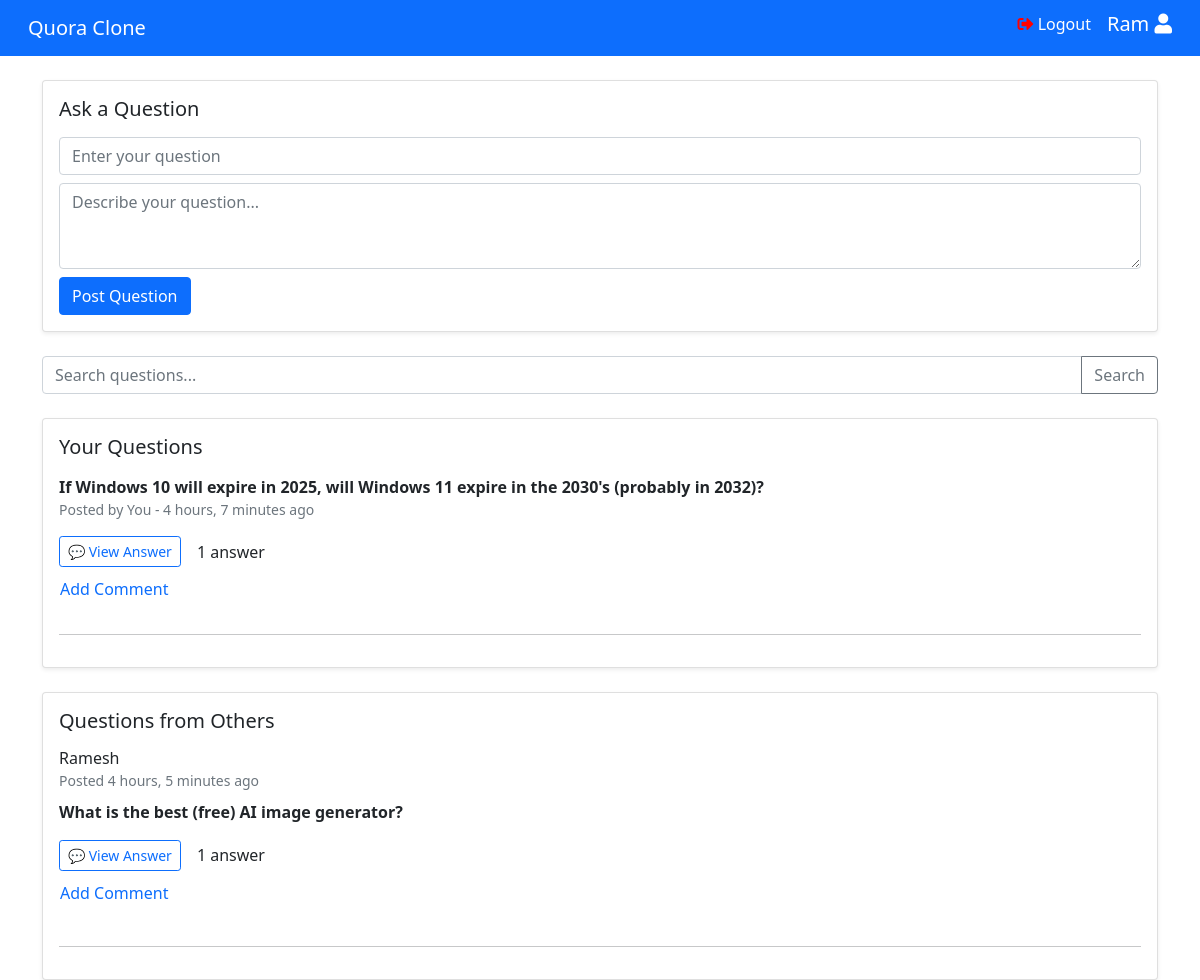
Screenshot of / (signed in) with the database file from the repository.
### core/models.py (models this page shows, shortened)
class Question(models.Model):
    user = models.ForeignKey(User, on_delete=models.CASCADE)
    title = models.CharField(max_length=255)
    description = models.TextField(blank=True, null=True)
    created_at = models.DateTimeField(auto_now_add=True)

### core/views.py (the view)
# urls.py: path('', views.home_view, name='home'),
@login_required
def home_view(request):
    query = request.GET.get('q', '')
    questions = Question.objects.filter(title__icontains=query).order_by('-created_at') if query else Question.objects.all().order_by('-created_at')
    return render(request, 'core/home.html', {'questions': questions})

### templates/core/home.html (shortened to what this page needs)
{% extends 'core/base.html' %}
{% block content %}
<div class="container mt-4">
  {% if user.is_authenticated %}
    <div class="card p-3 mb-4 shadow-sm">
      <h5 class="mb-3">Ask a Question</h5>
      <form method="POST" action="{% url 'post_question' %}">
        <input type="text" name="title" class="form-control mb-2" placeholder="Enter your question" required>
        <textarea name="description" class="form-control mb-2" rows="3" placeholder="Describe your question..."></textarea>
        <button type="submit" class="btn btn-primary">Post Question</button>
      </form>
    </div>
  {% endif %}
  <form method="GET" class="mb-4">
    <div class="input-group">
      <input type="text" name="q" class="form-control" placeholder="Search questions..." value="{{ request.GET.q }}">
      <button class="btn btn-outline-secondary" type="submit">Search</button>
    </div>
  </form>
  <div class="card shadow-sm p-3 mb-4">
    <h5 class="mb-3">Your Questions</h5>
    {% for q in questions %}
      {% if q.user == request.user %}
        <div class="mb-3">
          <strong>{{ q.title }}</strong>
          <small class="text-muted d-block">Posted by You - {{ q.created_at|timesince }} ago</small>
          <div class="d-flex gap-3 align-items-center">
            <a href="{% url 'question_detail' q.id %}" class="btn btn-sm btn-outline-primary">💬 View Answer</a>
            <span>{{ q.answer_set.count }} answer{{ q.answer_set.count|pluralize }}</span>
          </div>
          <div class="mt-2">
            <button class="btn btn-link text-decoration-none p-0" onclick="toggleCommentBox('{{ q.id }}')">Add Comment</button>
          </div>
        </div>
        <hr>
      {% endif %}
    {% empty %}
      <p>You haven't asked any questions yet.</p>
    {% endfor %}
  </div>
  <div class="card shadow-sm p-3">
    <h5 class="mb-3">Questions from Others</h5>
    {% for q in questions %}
      {% if q.user != request.user %}
        <div class="mb-4">
          <div class="d-flex justify-content-between align-items-start">
            <div>
              <h6 class="mb-0">{{ q.user.username }}</h6>
              <small class="text-muted">Posted {{ q.created_at|timesince }} ago</small>
            </div>
          </div>
          <div class="mt-2">
            <strong>{{ q.title }}</strong>
          </div>
          <div class="d-flex gap-3 align-items-center">
            <a href="{% url 'question_detail' q.id %}" class="btn btn-sm btn-outline-primary">💬 View Answer</a>
            <span>{{ q.answer_set.count }} answer{{ q.answer_set.count|pluralize }}</span>
          </div>
          <div class="mt-2">
            <button class="btn btn-link text-decoration-none p-0" onclick="toggleCommentBox('{{ q.id }}')">Add Comment</button>
          </div>
        </div>
        <hr>
      {% endif %}
      {% empty %}
      <p>No questions yet.</p>
    {% endfor %}
  </div>
</div>
{% endblock %}

### templates/core/base.html (shortened to what this page needs)
{% load static %}
<!DOCTYPE html>
<html>
<head>
    <link rel="stylesheet" href="https://stackpath.bootstrapcdn.com/bootstrap/4.5.2/css/bootstrap.min.css"/>
    <link rel="stylesheet" href="https://cdnjs.cloudflare.com/ajax/libs/font-awesome/5.15.1/css/all.min.css"/>
    <link href="https://cdn.jsdelivr.net/npm/bootstrap@5.1.3/dist/css/bootstrap.min.css" rel="stylesheet">
</head>
<body>
    <div>
        <nav class="navbar navbar-expand-lg navbar-light bg-primary">
            <div class="container-fluid">
                <a class="navbar-brand text-white" href="#">Quora Clone</a>
                <div class="collapse navbar-collapse" id="navbarNav">
                    <ul class="navbar-nav ml-auto">
                    <li class="nav-item mr-3" >
                        <i class="fas fa-sign-out-alt" style="color: red"></i>
                        <a href="{% url 'logout' %}" class="text-white logout-text" style="text-decoration:none">Logout</a>
                    </li>
                    <li>
                        <h5 class="text-white">{{ request.user.username|title }}
                        <i class="fas fa-user"></i>
                        </h5>
                    </li>
                    </ul>
                </div>
            </div>
        </nav>
    </div>
    {% block content %}{% endblock %}
</body>
</html>

### rows the page displays
Question: title "If Windows 10 will expire in 2025, will Windows 11 expire in the 2030's (probably in 2032)?", created_at "4 hours, 7 minutes", answer_set.count "1"
Question: user.username "Ramesh", created_at "4 hours, 5 minutes", title "What is the best (free) AI image generator?", answer_set.count "1"

### other values shown
{{ request.user.username|title }} "Ram"
